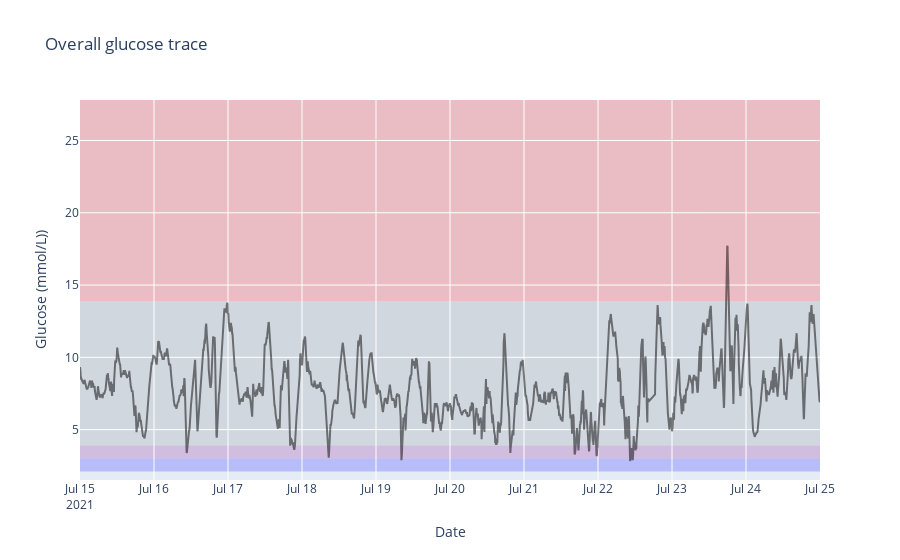

This figure's notebook cell:
### Code cell
visualizations.glucose_trace(cgm, 107)

### Figure 1 — Plotly figure (JSON) as saved in the notebook; plotly's stock layout.template omitted (floating-point values rounded to 4 significant figures; data arrays with more than 128 entries replaced by an {"elided": "..."} marker saying what was removed)
{"data": [{"line": {"color": "black"}, "name": "Glucose trace", "opacity": 0.5, "showlegend": false, "type": "scatter", "x": {"elided": "2841 str values"}, "y": {"elided": "2841 float values"}}], "layout": {"shapes": [{"fillcolor": "blue", "layer": "below", "line": {"width": 0}, "opacity": 0.2, "type": "rect", "x0": 0, "x1": 1, "xref": "x domain", "y0": 2.1, "y1": 3, "yref": "y"}, {"fillcolor": "purple", "layer": "below", "line": {"width": 0}, "opacity": 0.2, "type": "rect", "x0": 0, "x1": 1, "xref": "x domain", "y0": 3, "y1": 3.9, "yref": "y"}, {"fillcolor": "grey", "layer": "below", "line": {"width": 0}, "opacity": 0.2, "type": "rect", "x0": 0, "x1": 1, "xref": "x domain", "y0": 3.9, "y1": 13.9, "yref": "y"}, {"fillcolor": "pink", "layer": "below", "line": {"width": 0}, "opacity": 0.2, "type": "rect", "x0": 0, "x1": 1, "xref": "x domain", "y0": 13.9, "y1": "hyper_lv1", "yref": "y"}, {"fillcolor": "red", "layer": "below", "line": {"width": 0}, "opacity": 0.2, "type": "rect", "x0": 0, "x1": 1, "xref": "x domain", "y0": 13.9, "y1": 27.8, "yref": "y"}], "title": {"text": "Overall glucose trace"}, "xaxis": {"title": {"text": "Date"}}, "yaxis": {"title": {"text": "Glucose (mmol/L))"}}}}
